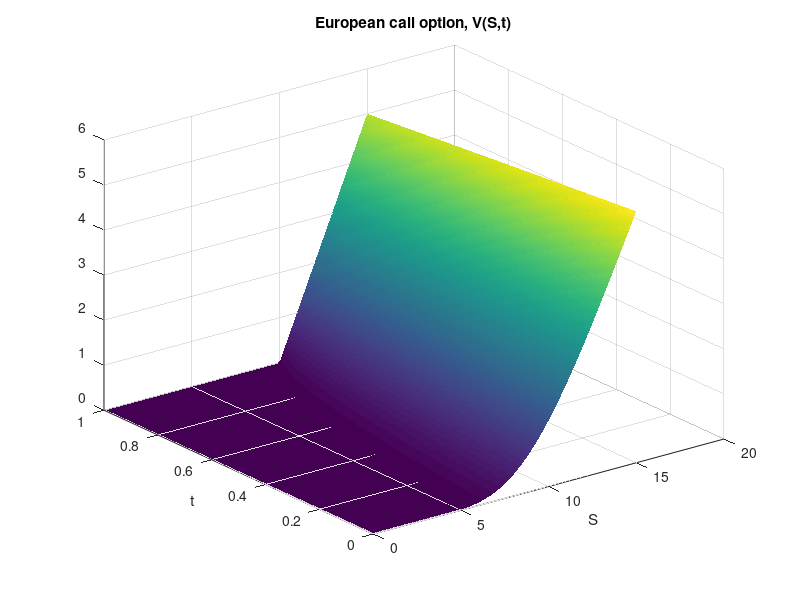
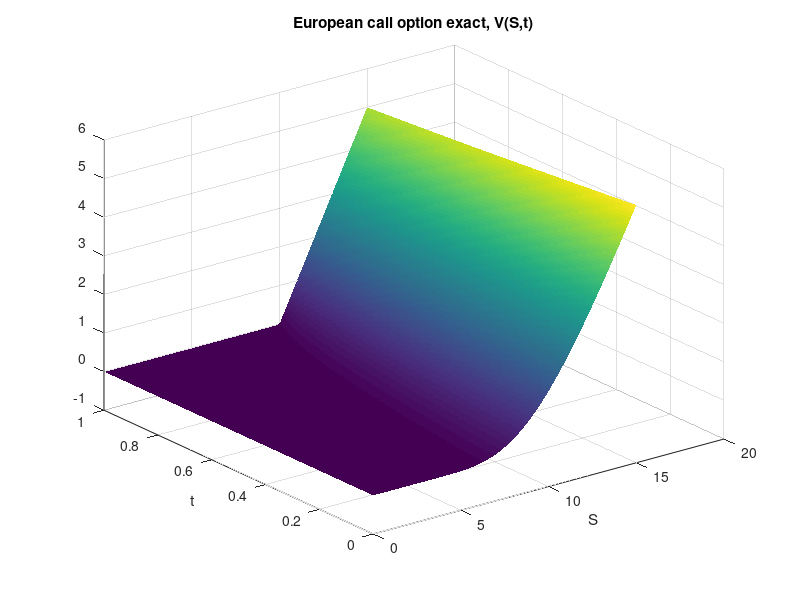
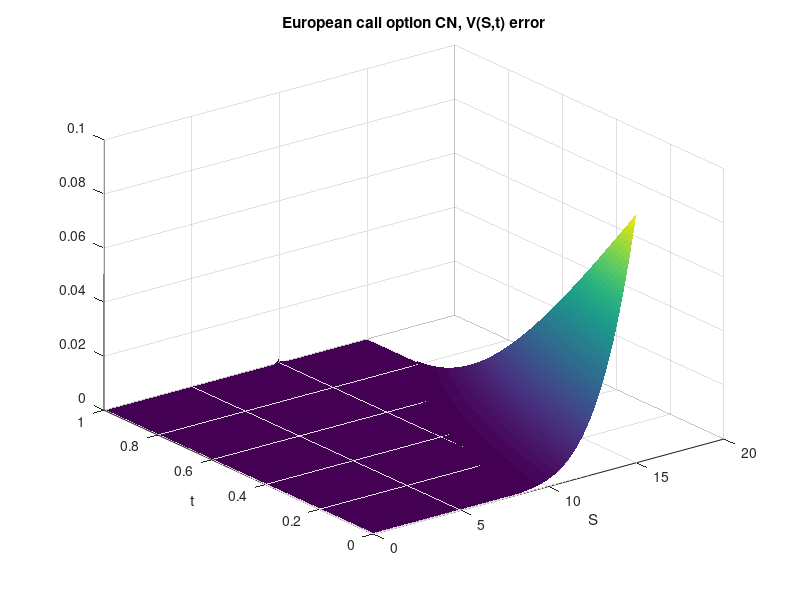

Recreate these plots in MATLAB, in order.
% Crank-Nicolson method for European call option
clear all;
r = 0.06;
sigma = 0.3;
K = 10; 
a = 0;
S_star = 15;
T = 1;
NS = 200;
Nt = 10000;
hS = (S_star-a)/NS;
ht = T/Nt;

lS = linspace(a,S_star,NS);
lt = linspace(0,T,Nt);
grid = meshgrid(lS,lt);

% Initial conditions
u0 = @(S)(max(S-K,0));
ua = 0;
ub = @(t)(15 - 10*exp(-r*t));
grid(1,:) = u0(lS);
grid(:,1) = ua;
grid(:,end) = ub(lt);

% Crank-Nicolson method
lambda = ht/hS^2;
i = 1:NS-2;
a = -(sigma^2)/4 * ht * i.^2 + r*ht/4*i;
b = 1 +(sigma^2)/2 * ht * i.^2 + r*ht/2;
c = -(sigma^2)/4 * ht * i.^2 - r*ht/4*i;
d = 1 -(sigma^2)/2 * ht * i.^2 - r*ht/2;
A = zeros(NS-2);
A(1:NS-1:end) = b;
A(2:NS-1:end-1) = a(2:end);
A(NS-1:NS-1:end) = c(1:end-1);
B = zeros(NS-2);
B(1:NS-1:end) = d;
B(2:NS-1:end-1) = -a(2:end);
B(NS-1:NS-1:end) = -c(1:end-1);
first_col = zeros(1,NS-2);
last_col = zeros(1,NS-2);
first_col(1) = -a(1);
last_col(end) = -c(end);
B = [first_col' B last_col'];
for j=1:Nt-1
    vector = grid(j, :)';
    add = zeros(1,NS-2)';
    add(1) = -a(1)* grid(j+1,1);
    add(end) = -c(end)*grid(j+1, end);

    % add boundary conditions
    vector(1) = ua;
    vector(end) = ub(lt(j+1));
    u_solution = A \(B * vector + add);    
    % insert boundary conditions into solution
    u_solution = [ua; u_solution; ub(lt(j+1))];    
    grid(j+1, :) = u_solution;
end

% Create grid
[S, t] = meshgrid(lS, lt);
t = T - t;

% Compute Black-Scholes formula
d1 = (log(S/K) + (r + 0.5*sigma^2)*(T-t)) ./ (sigma.*sqrt(T-t));
d2 = d1 - sigma.*sqrt(T-t);
Nd1 = normcdf(d1);
Nd2 = normcdf(d2);
Nmd1 = normcdf(-d1);
Nmd2 = normcdf(-d2);
call_price = S.*Nd1 - K*exp(-r*(T-t)).*Nd2;
put_price = K*exp(-r*(T-t)).*Nmd2 - S.*Nmd1;

error = abs(call_price - grid);
lT = 1+zeros(1,Nt);
figure(1)
surf(lS,lT-lt,grid, 'LineStyle','none', 'FaceColor','flat')
xlabel('S')
ylabel('t')
title('European call option, V(S,t)')

figure(2)
surf(S,t,call_price, 'LineStyle','none', 'FaceColor','flat')
xlabel('S')
ylabel('t')
title('European call option exact, V(S,t)')

figure(3)
surf(S,t,error, 'LineStyle','none', 'FaceColor','flat')
xlabel('S')
ylabel('t')
title('European call option CN, V(S,t) error')
max(max(error))